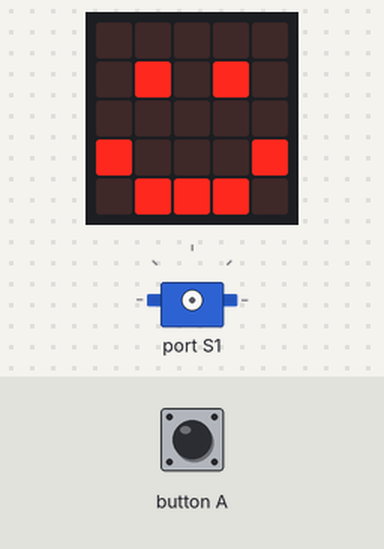
The program below on a simulated BBC micro:bit (MakeCode). Parts: the board's 5×5 LED display, servo. The test bench sets the inputs (shaded band).

Above: at 1.8 s.
1.9 s: button A pressed for 0.15 s
At 3.4 s:
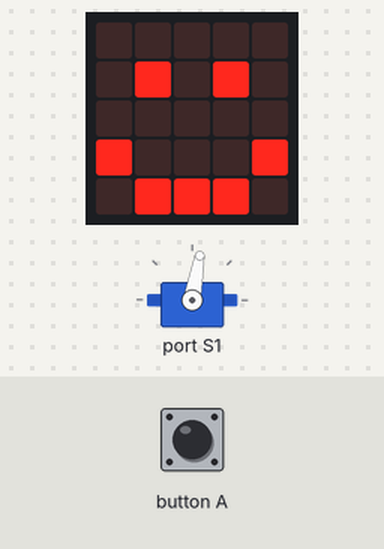
At 5.9 s:
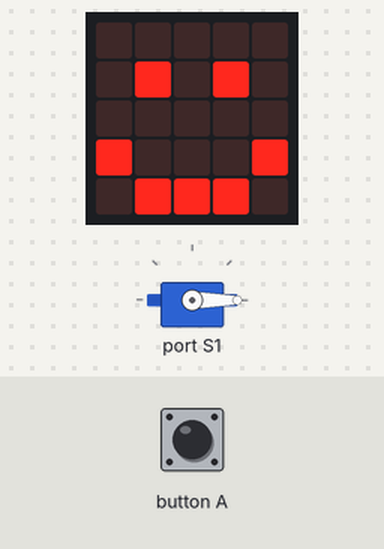
Timing chart, 0 to 7.4 s (numbered marks = the images above; inputs shaded):
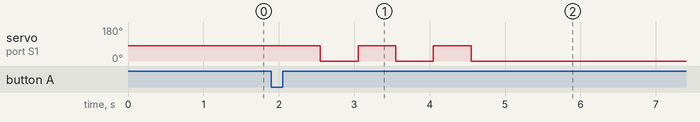

The program:

main.ts
```typescript
// (licence header left out)
// variables
const servoNumber1 = robotbit.Servos.S1

// setup
basic.showIcon(IconNames.Happy)

// button A pressed
input.onButtonPressed(Button.A, function () {
    // move servo to 80 and 0 degrees 6 times
    robotbit.Servo(servoNumber1, 80)
    basic.pause(500)
    robotbit.Servo(servoNumber1, 0)
    basic.pause(500)
    robotbit.Servo(servoNumber1, 80)
    basic.pause(500)
    robotbit.Servo(servoNumber1, 0)
    basic.pause(500)
    robotbit.Servo(servoNumber1, 80)
    basic.pause(500)
    robotbit.Servo(servoNumber1, 0)
    basic.pause(500)
    basic.showIcon(IconNames.Happy)
})
```

Measured:
- after the input at 1.9 s, servo on port S1: alternates 80° for 0.50 s and 0° for 0.50 s, 5 changes in all, then stays 0°, starting after 0.65 s
